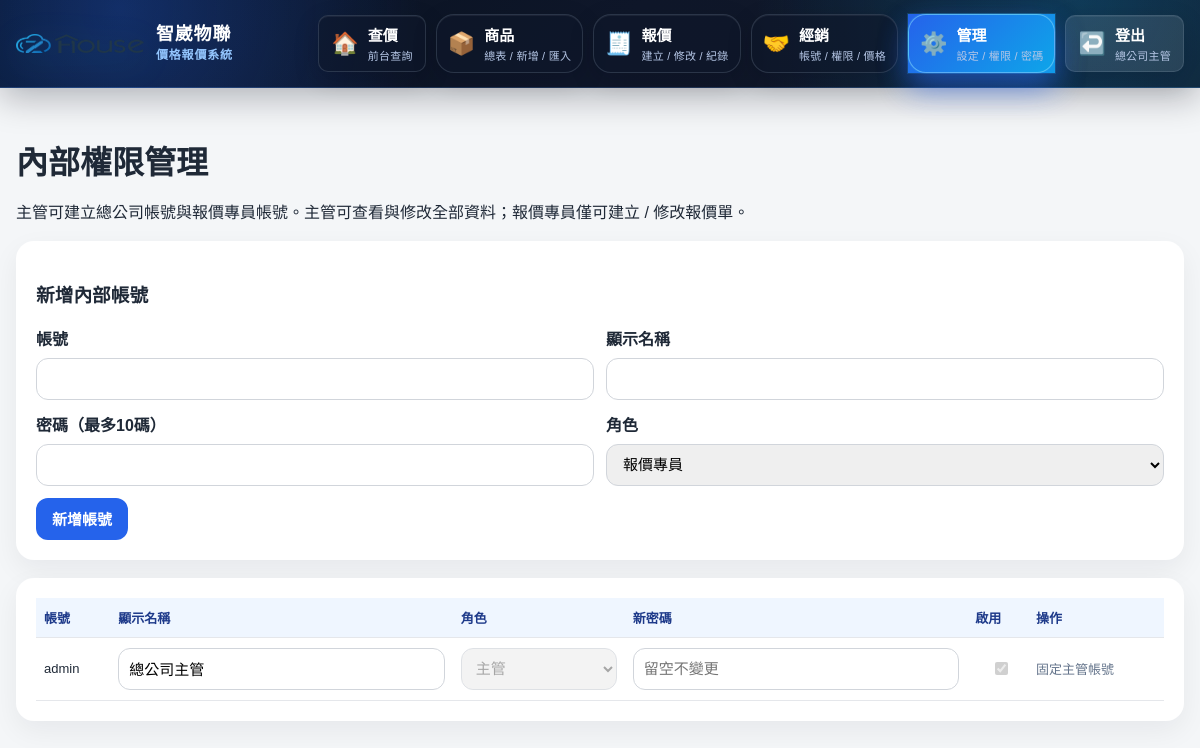
The app's page /admin/internal-users (signed in), older data.
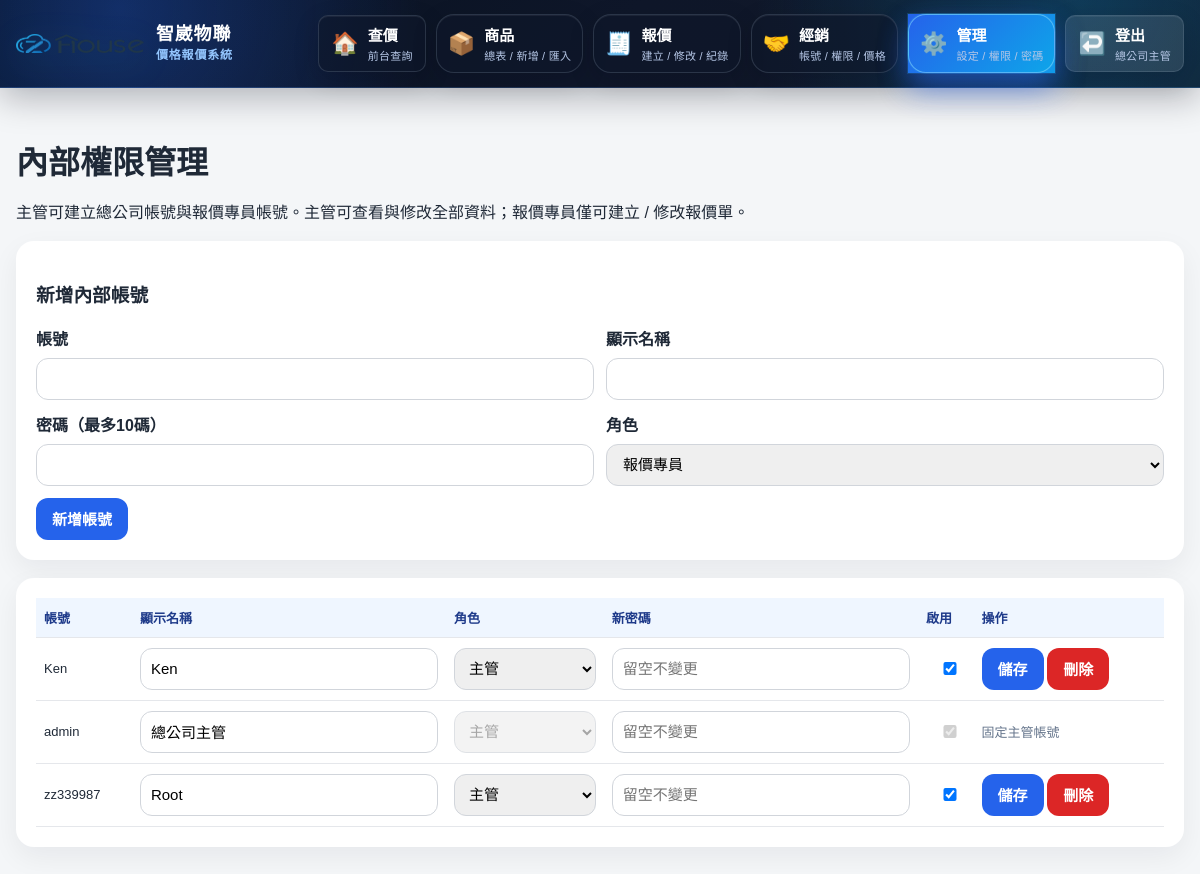
The same page, newer data.
### app/models.py (models this page shows)
class InternalUser(Base):
    __tablename__ = "internal_users"
    id = Column(Integer, primary_key=True, index=True)
    username = Column(String(100), unique=True, nullable=False)
    password = Column(String(50), nullable=False)
    display_name = Column(String(100), nullable=True)
    role = Column(String(50), nullable=False, default="quote_only")
    is_active = Column(Integer, nullable=False, default=1)
    created_at = Column(DateTime, default=datetime.utcnow, nullable=False)
    updated_at = Column(DateTime, default=datetime.utcnow, nullable=False)

### app_flask.py (the view, shortened to what this page needs)
@flask_app.route('/admin/internal-users', methods=['GET', 'POST'])
@require_internal_permission('all')
def admin_internal_users_page():
    db = db_session()
    try:
        ensure_default_internal_users(db)
        message = None
        users = db.query(models.InternalUser).order_by(models.InternalUser.role.desc(), models.InternalUser.username.asc()).all()
        return render_template('internal_users_admin.html', users=users, message=message, default_supervisor_username=DEFAULT_SUPERVISOR_USERNAME, current_internal_user_id=session.get('internal_user_id'))
    finally:
        db.close()

### app_flask.py (called while the page is built)
def current_internal_user(db=None):
    user_id = session.get('internal_user_id')
    if not user_id:
        return None
    close_db = False
    if db is None:
        db = db_session()
        close_db = True
    try:
        return db.query(models.InternalUser).filter(models.InternalUser.id == user_id).first()
    finally:
        if close_db:
            db.close()

def is_internal_logged_in():
    return bool(session.get('internal_user_id') or session.get('internal_auth'))

def internal_has_permission(permission: str, db=None) -> bool:
    user = current_internal_user(db)
    if user:
        role = (user.role or 'quote_only').strip()
        perms = INTERNAL_ROLE_PERMISSIONS.get(role, {})
        if perms.get('all'):
            return True
        return bool(perms.get(permission))
    return bool(session.get('internal_auth'))

def db_session():
    return SessionLocal()

### app/templates/internal_users_admin.html (shortened to what this page needs)
{% extends "base.html" %}
{% block content %}
<div class="page-header"><h1>內部權限管理</h1><p>主管可建立總公司帳號與報價專員帳號。主管可查看與修改全部資料；報價專員僅可建立 / 修改報價單。</p></div>
<div class="card">
  <h3>新增內部帳號</h3>
  <form method="post" class="dealer-form-grid">
    <div><label>帳號</label><input name="username" required></div>
    <div><label>顯示名稱</label><input name="display_name"></div>
    <div><label>密碼（最多10碼）</label><input name="password" maxlength="10" required></div>
    <div><label>角色</label><select name="role"><option value="supervisor">主管</option><option value="quote_only" selected>報價專員</option></select></div>
    <div style="grid-column:1/-1"><button type="submit">新增帳號</button></div>
  </form>
</div>
<div class="card">
  <table class="table small-text dealer-table">
    <thead><tr><th>帳號</th><th>顯示名稱</th><th>角色</th><th>新密碼</th><th>啟用</th><th>操作</th></tr></thead>
    <tbody>
      {% for u in users %}
      <tr><form method="post">
        <td>{{ u.username }}</td>
        <td><input name="display_name" value="{{ u.display_name or u.username }}" {% if u.username == default_supervisor_username %}readonly{% endif %}></td>
        <td><select name="role" {% if u.username == default_supervisor_username %}disabled{% endif %}><option value="supervisor" {% if u.role=='supervisor' %}selected{% endif %}>主管</option></select></td>
        <td><input name="password" maxlength="10" placeholder="留空不變更" {% if u.username == default_supervisor_username %}placeholder="主管自行到修改密碼"{% endif %}></td>
        <td><input type="checkbox" name="is_active" {% if u.is_active %}checked{% endif %} {% if u.username == default_supervisor_username %}disabled{% endif %}></td>
        <td style="white-space:nowrap;">
          {% if u.username != default_supervisor_username %}
            <button type="submit">儲存</button>
            {% if u.id != current_internal_user_id %}
            <button type="submit" name="action_type" value="delete" onclick="return confirm('確定要刪除 {{ u.username }} 嗎？');" style="background:#dc2626;">刪除</button>
            {% else %}
            <span class="muted">目前登入中</span>
            {% endif %}
          {% else %}<span class="muted">固定主管帳號</span>{% endif %}
        </td>
      </form></tr>
      {% endfor %}
    </tbody>
  </table>
</div>
{% endblock %}

### app/templates/base.html (shortened to what this page needs)
<!DOCTYPE html>
<html lang="zh-Hant">
<head>
    <link rel="stylesheet" href="/static/style.css">
</head>
<body>
    {% set current_path = request.path %}
    <header class="topbar no-print tech-topbar">
        <div class="container topbar-inner topbar-v89">
            <a class="brand brand-link brand-v89" href="{% if is_internal_logged_in %}/internal/home{% elif is_dealer_logged_in %}/dealer/products{% else %}/{% endif %}">
                <img src="/static/logo.png" alt="智崴物聯 Logo" class="brand-logo">
                <span class="brand-text"><strong>智崴物聯</strong><small>價格報價系統</small></span>
            </a>
            <nav class="nav nav-v89" aria-label="主選單">
                {% if is_internal_logged_in %}
                    <a class="nav-card {% if current_path.startswith('/internal') %}nav-active{% endif %}" href="/internal/home"><span class="nav-icon">🏠</span><span><strong>查價</strong><small>前台查詢</small></span></a>
                    {% if can_manage_all %}
                    <details class="nav-group-card ">
                        <summary><span class="nav-icon">📦</span><span><strong>商品</strong><small>總表 / 新增 / 匯入</small></span></summary>
                    </details>
                    {% endif %}
                    <details class="nav-group-card {% if current_path.startswith('/quotes') %}nav-active{% endif %}">
                        <summary><span class="nav-icon">🧾</span><span><strong>報價</strong><small>建立 / 修改 / 紀錄</small></span></summary>
                    </details>
                    {% if can_manage_all %}
                    <details class="nav-group-card {% if current_path.startswith('/admin/dealers') or current_path.startswith('/dealer/products') %}nav-active{% endif %}">
                        <summary><span class="nav-icon">🤝</span><span><strong>經銷</strong><small>帳號 / 權限 / 價格</small></span></summary>
                    </details>
                    <details class="nav-group-card {% if current_path.startswith('/admin/rates') or current_path.startswith('/admin/sales') or current_path.startswith('/admin/internal-users') or current_path.startswith('/admin/reset-requests') or current_path.startswith('/admin/password') or current_path.startswith('/admin/logs') %}nav-active{% endif %}">
                        <summary><span class="nav-icon">⚙️</span><span><strong>管理</strong><small>設定 / 權限 / 密碼</small></span></summary>
                    </details>
                    {% else %}
                    <a class="nav-card {% if current_path.startswith('/admin/password') %}nav-active{% endif %}" href="/admin/password"><span class="nav-icon">🔐</span><span><strong>密碼</strong><small>修改密碼</small></span></a>
                    {% endif %}
                    <a class="nav-card nav-logout-v89" href="/logout"><span class="nav-icon">↩️</span><span><strong>登出</strong><small>{{ internal_display_name or '帳號' }}</small></span></a>
                {% endif %}
            </nav>
        </div>
    </header>
    <main class="container page">
        {% block content %}{% endblock %}
    </main>
</body>
</html>

Row changes from the older to the newer data that the page shows:
added InternalUser: username "Ken", display_name "Ken", role "主管", username "☑"
added InternalUser: username "zz339987", display_name "Root", role "主管", username "☑"
